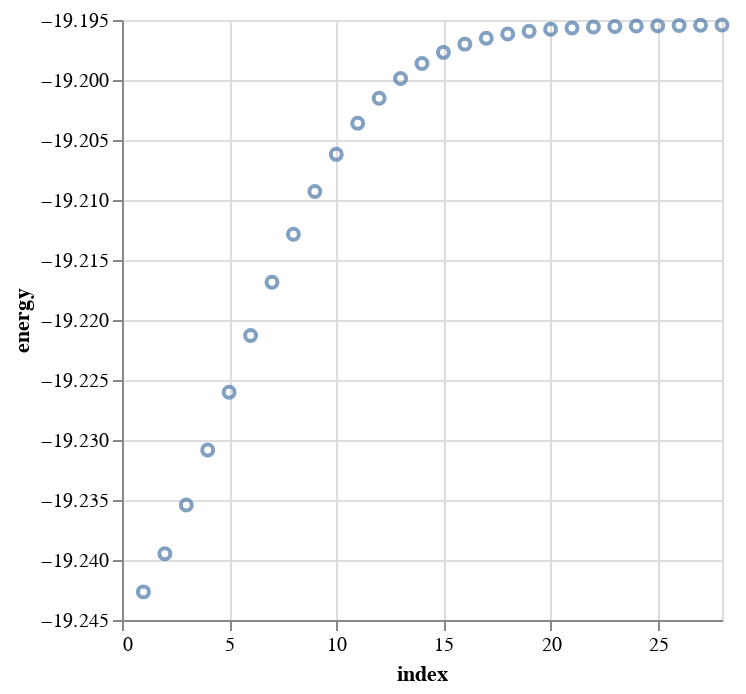

Write notebook code for a chart like this one.
### Code cell
par_dir = Path(str(inter_xyz).split("Intermediate")[0])
work_dir = par_dir / f"{scan_coordinates.replace(' ', '_')}/run/XTB/"
allxyz_paths = [path for path in work_dir.rglob("XTB.allxyz")]
if len(allxyz_paths) > 1:
    raise ValueError(
        f"Multiple XTB.allxyz files found in {work_dir}. Please check the directory."
    )
else:
    allxyz_path = allxyz_paths[0]

comment = pp.Group(
    pp.Keyword("Scan Step")
    + ppc.integer("index")
    + pp.Keyword("E")
    + ppc.fnumber("energy")
)
expr = pp.OneOrMore(pp.SkipTo(comment, include=True))
text = re.sub(">\n", "", allxyz_path.read_text())

indices = []
energies = []
results = expr.parse_string(text)
for result in results[1::2]:
    index, energy = result[1:4:2]
    indices.append(index)
    energies.append(energy)

df = pd.DataFrame(
    {
        "index": indices,
        "energy": energies,
    }
)

print("Plot of energy vs. index")
alt.Chart(df).mark_point().encode(
    x="index",
    y=alt.Y("energy", scale=alt.Scale(zero=False)),
).show()

if max_step is None:
    max_step = df["index"][df["energy"].idxmax()]

print(f"Maximum energy step: {max_step}")

max_scan_xyz_path = glob.glob(str(allxyz_path.parent / f"XTB.*{max_step:03d}.xyz"))[0]

xyz = Chem.MolToXYZBlock(Chem.MolFromXYZFile(max_scan_xyz_path))
smiles = Chem.MolToSmiles(Chem.MolFromXYZBlock(xyz))

natoms = int(allxyz_path.read_text().split()[0])

viewer = py3Dmol.view()
viewer.addModel(xyz, "xyz")
viewer.setStyle({"stick": {}, "sphere": {"scale": 0.3}})

for i in range(natoms):
    viewer.addLabel(
        i,
        {
            "backgroundOpacity": 0,
            "fontColor": "blue",
            "alignment": "center",
            "inFront": True,
        },
        {"index": i},
    )

viewer.zoomTo()
print(f"Visualization of the highest energy structure (index {max_step})")
viewer.show()

### Automatically find the path to the scan coordinates

### Figure 1 — Vega-Lite specification as saved in the notebook (floating-point values rounded to 4 significant figures)
{"config": {"view": {"continuousWidth": 300, "continuousHeight": 300}}, "data": {"name": "data-0ec9d572bdd123066ec6163ee6281b0b"}, "mark": {"type": "point"}, "encoding": {"x": {"field": "index", "type": "quantitative"}, "y": {"field": "energy", "scale": {"zero": false}, "type": "quantitative"}}, "$schema": "https://vega.github.io/schema/vega-lite/v5.20.1.json", "datasets": {"data-0ec9d572bdd123066ec6163ee6281b0b": [{"index": 1, "energy": -19.24}, {"index": 2, "energy": -19.24}, {"index": 3, "energy": -19.24}, {"index": 4, "energy": -19.23}, {"index": 5, "energy": -19.23}, {"index": 6, "energy": -19.22}, {"index": 7, "energy": -19.22}, {"index": 8, "energy": -19.21}, {"index": 9, "energy": -19.21}, {"index": 10, "energy": -19.21}, {"index": 11, "energy": -19.2}, {"index": 12, "energy": -19.2}, {"index": 13, "energy": -19.2}, {"index": 14, "energy": -19.2}, {"index": 15, "energy": -19.2}, {"index": 16, "energy": -19.2}, {"index": 17, "energy": -19.2}, {"index": 18, "energy": -19.2}, {"index": 19, "energy": -19.2}, {"index": 20, "energy": -19.2}, {"index": 21, "energy": -19.2}, {"index": 22, "energy": -19.2}, {"index": 23, "energy": -19.2}, {"index": 24, "energy": -19.2}, {"index": 25, "energy": -19.2}, {"index": 26, "energy": -19.2}, {"index": 27, "energy": -19.2}, {"index": 28, "energy": -19.2}]}}
